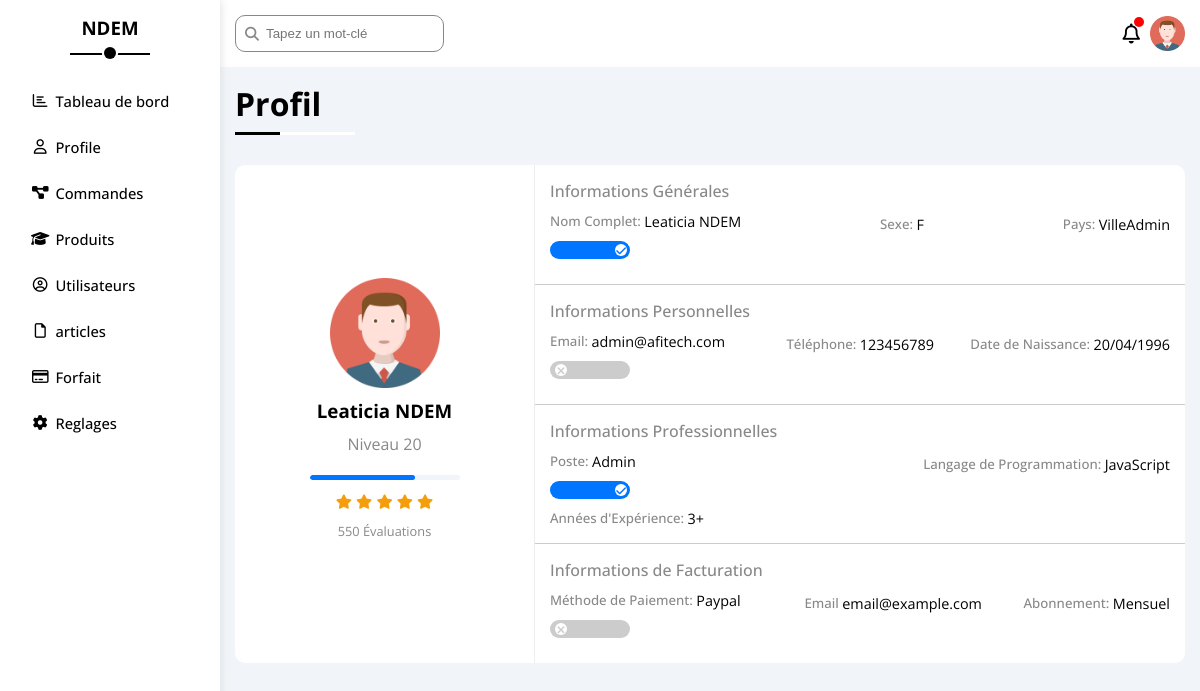
The app's page /pages/Profile.php (signed in) with its own data.
### tables this page shows
CREATE TABLE `utilisateurs` (
  `id_utilisateur` int(11) NOT NULL,
  `nom` varchar(100) NOT NULL,
  `prenom` varchar(100) NOT NULL,
  `email` varchar(100) NOT NULL,
  `mot_de_passe` varchar(255) NOT NULL,
  `tel` varchar(20) DEFAULT NULL,
  `ville` varchar(100) DEFAULT NULL,
  `sexe` char(1) DEFAULT NULL,
  `id_role` int(11) DEFAULT NULL
);

CREATE TABLE `roles` (
  `id_role` int(11) NOT NULL,
  `nom_role` varchar(50) NOT NULL
);

### pages/Profile.php (the view, shortened to what this page needs)
<?php
include 'conn/db_connect.php';
$userId = $_SESSION['user_id'];
$query = "SELECT Utilisateurs.nom, Utilisateurs.prenom, Utilisateurs.email, Utilisateurs.tel, Utilisateurs.ville, Utilisateurs.sexe, Roles.nom_role
          FROM Utilisateurs
          JOIN Roles ON Utilisateurs.id_role = Roles.id_role
          WHERE Utilisateurs.id_utilisateur = ?";
$stmt = $conn->prepare($query);
$stmt->bind_param("i", $userId);
$stmt->execute();
$result = $stmt->get_result();
if ($result->num_rows > 0) {
    $user = $result->fetch_assoc();
} else {
    echo "Utilisateur non trouvé.";
    exit();
}
?>
<!DOCTYPE html>
<html lang="en">
  <head>
    <link rel="stylesheet" href="../css/all.min.css" />
    <link rel="stylesheet" href="../css/style.css" />
  </head>
  <body>
    <?php include_once('./menu.php'); ?>
    <main>
      <div class="header">
        <div class="search">
          <input type="search" placeholder="Tapez un mot-clé" />
        </div>
        <div class="profile">
          <span class="bell"><i class="fa-regular fa-bell fa-lg"></i></span>
          <img src="../images/avatar.png" alt="Pas d'image" />
        </div>
      </div>
      <div class="main-content">
        <div class="title">
          <h1>Profil</h1>
        </div>
        <div class="profile-box">
          <div class="profile-info">
            <img src="../images/avatar.png" alt="" />
            <h3><?php echo htmlspecialchars($user['prenom'] . ' ' . $user['nom']); ?></h3>
            <p>Niveau 20</p>
            <div class="progress">
              <span></span>
            </div>
            <div class="stars">
              <i class="fa-solid fa-star"></i>
              <i class="fa-solid fa-star"></i>
              <i class="fa-solid fa-star"></i>
              <i class="fa-solid fa-star"></i>
              <i class="fa-solid fa-star"></i>
            </div>
            <p>550 Évaluations</p>
          </div>
          <div class="profile-info-section2">
            <div class="row">
              <div class="general-information">
                <h4>Informations Générales</h4>
                <div>
                  <h5>Nom Complet:&nbsp;</h5>
                  <span><?php echo htmlspecialchars($user['prenom'] . ' ' . $user['nom']); ?></span>
                </div>
                <div class="toggle"></div>
              </div>
              <div>
                <h5>Sexe:&nbsp;</h5>
                <span><?php echo htmlspecialchars($user['sexe']); ?></span>
              </div>
              <div>
                <h5>Pays:&nbsp;</h5>
                <span><?php echo htmlspecialchars($user['ville']); ?></span>
              </div>
            </div>
            <div class="row">
              <div class="general-information">
                <h4>Informations Personnelles</h4>
                <div>
                  <h5>Email:&nbsp;</h5>
                  <span><?php echo htmlspecialchars($user['email']); ?></span>
                </div>
                <div class="toggle left"></div>
              </div>
              <div>
                <h5>Téléphone:&nbsp;</h5>
                <span><?php echo htmlspecialchars($user['tel']); ?></span>
              </div>
              <div>
                <h5>Date de Naissance:&nbsp;</h5>
                <span>20/04/1996</span>
              </div>
            </div>
            <div class="row">
              <div class="general-information">
                <h4>Informations Professionnelles</h4>
                <div>
                  <h5>Poste:&nbsp;</h5>
                  <span><?php echo htmlspecialchars($user['nom_role']); ?></span>
                </div>
                <div class="toggle"></div>
              </div>
              <div>
                <h5>Langage de Programmation:&nbsp;</h5>
                <span>JavaScript</span>
              </div>
              <div>
                <h5>Années d'Expérience:&nbsp;</h5>
                <span>3+</span>
              </div>
            </div>
            <div class="row">
              <div class="general-information">
                <h4>Informations de Facturation</h4>
                <div>
                  <h5>Méthode de Paiement:&nbsp;</h5>
                  <span>Paypal</span>
                </div>
                <div class="toggle left"></div>
              </div>
              <div>
                <h5>Email&nbsp;</h5>
                <span>email@example.com</span>
              </div>
              <div>
                <h5>Abonnement:&nbsp;</h5>
                <span>Mensuel</span>
              </div>
            </div>
          </div>
        </div>
    </main>
  </body>
</html>

### records on screen
utilisateurs: prenom+nom "Leaticia NDEM", sexe "F", ville "VilleAdmin", email "admin@afitech.com", tel "123456789", id_role.nom_role "Admin"

### other values on screen
$_SESSION['nomuser'] "NDEM"
